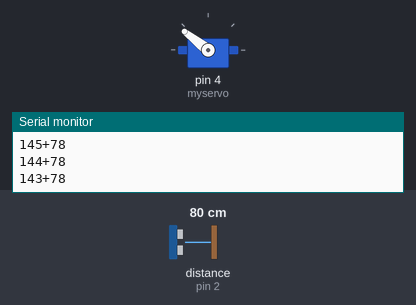
Bench run of a sketch on a simulated Arduino Uno, built with avr-gcc and run on an emulated ATmega328P. Parts: servo, the last lines printed to the serial monitor. Wiring (inferred from the names in the program): ultrasonic range finder: trigger pin 3; echo pin 2. The test bench sets the inputs (shaded band); at power-on: distance to the obstacle (sensor on pin 2) 80 cm. The echo pulse lasts 58.3 µs per cm.

Above: at 4.2 s.
4.3 s: distance to the obstacle (sensor on pin 2) set to 2 cm
At 4.9 s:
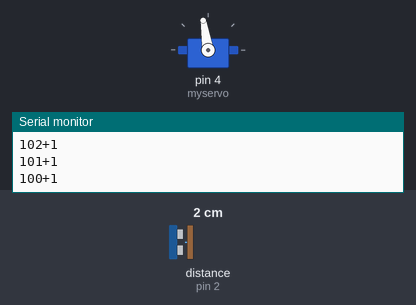
7.3 s: distance to the obstacle (sensor on pin 2) set to 250 cm
At 8.0 s:
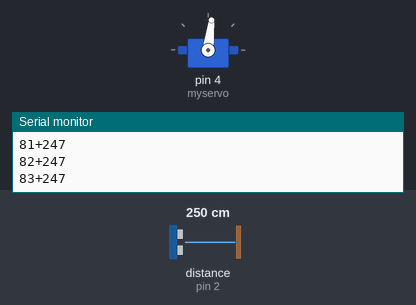
10.3 s: distance to the obstacle (sensor on pin 2) set to 4 cm
At 18.0 s:
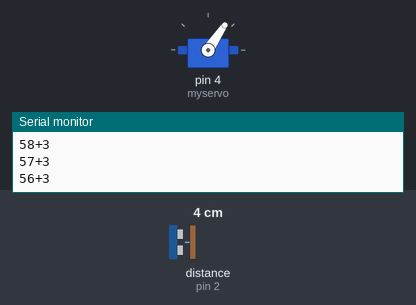
Timing chart, 0 to 19.3 s (numbered marks = the images above; inputs shaded):
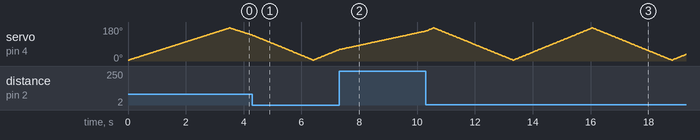

The sketch:

Radar.ino
```cpp
#include <Servo.h>

#define ECHO_PIN 2
#define TRIGGER_PIN 3

Servo myservo;

int minAngle = 5;
int maxAngle = 175;

long getDistance();
long getMidDistance(int samples, unsigned long delayMs);
void report(int angle, long distance);

void setup() {
  Serial.begin(9600);
  myservo.attach(4);

  pinMode(TRIGGER_PIN, OUTPUT);
  pinMode(ECHO_PIN, INPUT);
}

void loop() {
  for (int angle = minAngle; angle <= maxAngle; angle += 1) {
    myservo.write(angle);
    delay(15);
    report(angle, getDistance());
  }
  for (int angle = maxAngle; angle >= minAngle; angle -= 1) {
    myservo.write(angle);
    delay(15);
    report(angle, getDistance());
  }
}

void report(int angle, long distance) {
  Serial.print(angle);
  Serial.print("+");
  Serial.print(distance);
  Serial.println("");
}

long getDistance() {
  digitalWrite(TRIGGER_PIN, LOW);
  delayMicroseconds(2);
  digitalWrite(TRIGGER_PIN, HIGH);
  delayMicroseconds(10);
  digitalWrite(TRIGGER_PIN, LOW);

  long duration = pulseIn(ECHO_PIN, HIGH);

  // Calculating the distance
  return duration * 0.034 / 2;
}
```
